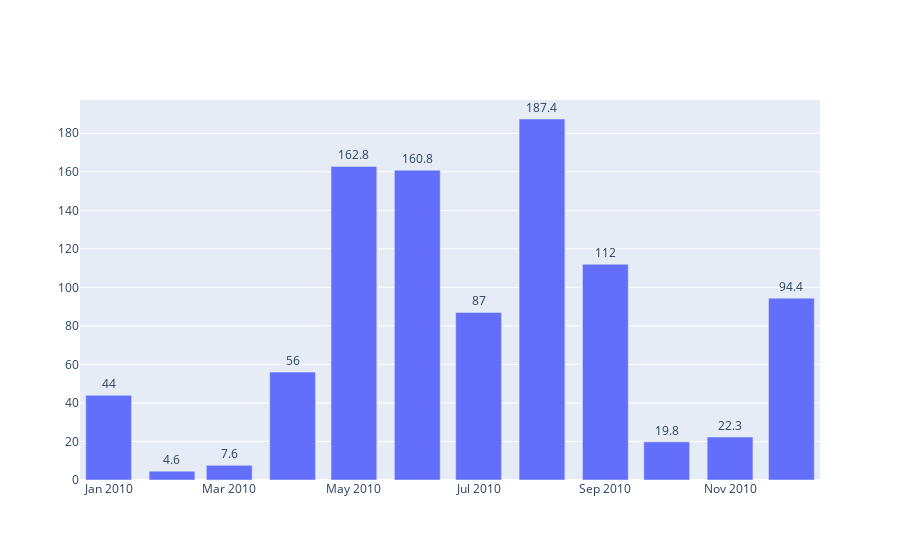

Notebook source saved alongside this figure:
### Code cell
bar1 = go.Bar(x=data_2010["DATE"], y=data_2010['Auckland'],
             text=data_2010['Auckland'], textposition='outside')
go.Figure(bar1)

### Figure 1 — Plotly figure (JSON) as saved in the notebook; plotly's stock layout.template omitted (floating-point values rounded to 4 significant figures)
{"data": [{"text": [44, 4.6, 7.6, 56, 162.8, 160.8, 87, 187.4, 112, 19.8, 22.3, 94.4], "textposition": "outside", "type": "bar", "x": ["2010-01", "2010-02", "2010-03", "2010-04", "2010-05", "2010-06", "2010-07", "2010-08", "2010-09", "2010-10", "2010-11", "2010-12"], "y": [44, 4.6, 7.6, 56, 162.8, 160.8, 87, 187.4, 112, 19.8, 22.3, 94.4]}], "layout": {}}
